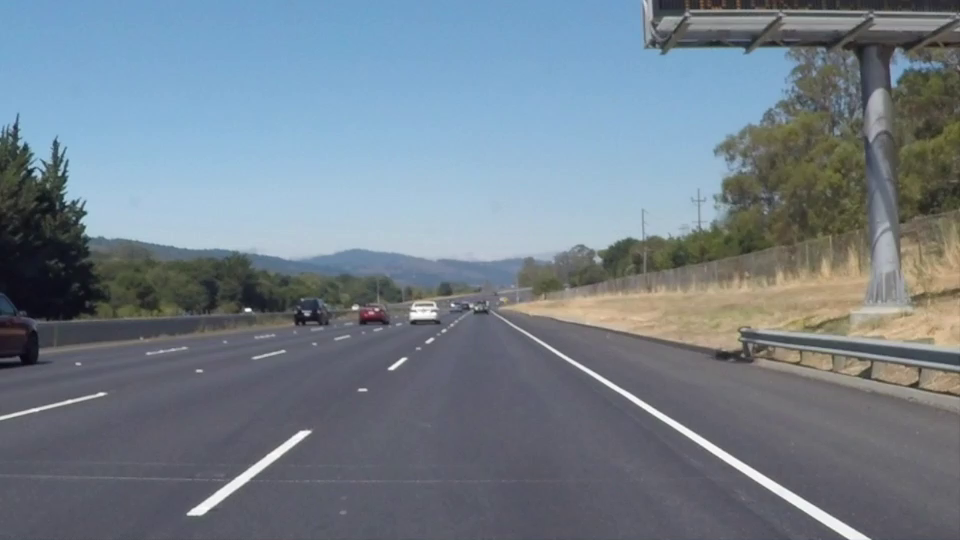
#> input picture frame 0 of data/solidWhiteRight.mp4, 960 x 540 px
$ python main.py   (older library calls are emulated)
#> lines starting #> are read from the running program, lines starting #| are printed output that depends on the picture
#%% Import packages
import numpy as np
import matplotlib.pyplot as plt
import cv2
import os
from sklearn.linear_model import LinearRegression

import argparse
import config

#%% Arg
parser = argparse.ArgumentParser()
parser.add_argument('-V','--video',
                   default='solidWhiteRight',
                   help='input video file name')

args = parser.parse_args()

#%% Load video
# data path
P = './data'
V = args.video + '.mp4'
# save path
sP = './output'
sV = 'Lane_' + V
# capture video and calculate its fps
vc = cv2.VideoCapture(os.path.join(P, V))
fps = vc.get(cv2.CAP_PROP_FPS)
frame_count = int(vc.get(cv2.CAP_PROP_FRAME_COUNT))
video = []

#%% Parameters
rho = config.rho
theta = config.theta
threshold = config.threshold
min_line_len = config.min_line_len
max_line_gap = config.max_line_gap

if args.video == 'solidWhiteRight':
    vertices = config.WR_vertices
elif args.video == 'challenge':
    vertices = config.CH_vertices
elif args.video == 'solidYellowLeft':
    vertices = config.YL_vertices
elif args.video == 'tw_NH1':
    vertices = config.N1_vertices
else:
    print('Wrong file name')
    exit()

#%% Functions
def draw_lines(img, lines, color=[255, 0, 0], thickness=10):
    for line in lines:
        for x1,y1,x2,y2 in line:
            cv2.line(img, (x1, y1), (x2, y2), color, thickness)

def lr_lines(x, y):
    Lx, Ly, Rx, Ry = [], [], [], []
    Llimt, Rlimt = vertices[1, 0], vertices[2, 0]

    for xi, yi in zip(x[:,0], y[:,0]):
        if xi < ((Llimt + Rlimt)//2):
            Lx.append(xi)
            Ly.append(yi)
        else:
            Rx.append(xi)
            Ry.append(yi)
    return np.array(Lx), np.array(Ly), np.array(Rx), np.array(Ry)


def linear_reg(x, y, res, Llimt, Rlimt):
    model = LinearRegression(fit_intercept=True)
    model.fit(x[:, np.newaxis], y[:, np.newaxis])
    xfit = np.linspace(Llimt, Rlimt, res)[:, np.newaxis]
    yfit = model.predict(xfit)
    return xfit, yfit

def _line(lines, vertices, lines_new, res=2500):
    x1 = lines[:, :, 0]
    y1 = lines[:, :, 1]
    x2 = lines[:, :, 2]
    y2 = lines[:, :, 3]
    lines_out = np.zeros((res*2, 1, 4))
    Lx1, Ly1, Rx1, Ry1 = lr_lines(x1, y1)
    Lx2, Ly2, Rx2, Ry2 = lr_lines(x2, y2)
    # find the minimum number in lane line pixels
    min_Lpt = np.min([Lx1.size, Ly1.size, Lx2.size, Ly2.size])
    min_Rpt = np.min([Rx1.size, Ry1.size, Rx2.size, Ry2.size])
    # if its amount was equal to zero, uses fitting lines of previous frame
    if min_Lpt==0 or min_Rpt==0:
        lines_out = lines_new

    elif args.video == 'challenge':
        if min_Lpt<150 or min_Rpt<40:
            lines_out = lines_new
    else:
        Lfitx1, Lfity1 = linear_reg(Lx1, Ly1, res, vertices[0, 0], vertices[1, 0])
        Lfitx2, Lfity2 = linear_reg(Lx2, Ly2, res, vertices[0, 0], vertices[1, 0])
        Rfitx1, Rfity1 = linear_reg(Rx1, Ry1, res, vertices[3, 0], vertices[2, 0])
        Rfitx2, Rfity2 = linear_reg(Rx2, Ry2, res, vertices[3, 0], vertices[2, 0])

        nx1 = np.concatenate((Lfitx1, Rfitx1))
        nx2 = np.concatenate((Lfitx2, Rfitx2))
        ny1 = np.concatenate((Lfity1, Rfity1))
        ny2 = np.concatenate((Lfity2, Rfity2))

        nx = ((nx1 + nx2)/2).astype(int)
        ny = ((ny1 + ny2)/2).astype(int)

        lines_out = np.concatenate((nx, ny, nx, ny), axis=1)[:, np.newaxis, :]

    return lines_out

#%% Video process
lines_new = 0
for idx in range(frame_count):
    vc.set(1, idx)
    ret, frame = vc.read()
    if frame is not None:
        print('=====Frame >> ' + str(idx) + '/' + str(frame_count) + '=====', "\r" , end=' ')
        # print('=====Frame >> ' + str(idx) + '/' + str(frame_count) + '=====')
        img = frame

#%% Edge
        # transform into gray scale img
        gray_img =cv2.cvtColor(img, cv2.COLOR_BGR2GRAY)
        # sobel filter
        sobelx = cv2.Sobel(gray_img, cv2.CV_64F, 1, 0)
        abs_sobelx = np.absolute(sobelx)
        scaled_sobel = np.uint8(255*abs_sobelx/np.max(abs_sobelx))

        if args.video == 'solidWhiteRight':
            sx_binary = np.zeros_like(scaled_sobel)
            sx_binary[(scaled_sobel >= 25) & (scaled_sobel <= 255)] = 1
            white_binary = np.zeros_like(gray_img)
            white_binary[(gray_img > 180) & (gray_img <= 255)] = 1
            binary_warped = cv2.bitwise_or(sx_binary, white_binary)

        elif args.video == 'solidYellowLeft':
            sx_binary = np.zeros_like(scaled_sobel)
            sx_binary[(scaled_sobel >= 15) & (scaled_sobel <= 255)] = 1
            white_binary = np.zeros_like(gray_img)
            white_binary[(gray_img > 200) & (gray_img <= 255)] = 1
            binary_warped = cv2.bitwise_or(sx_binary, white_binary)

        elif args.video == 'challenge':
            sx_binary = np.zeros_like(scaled_sobel)
            sx_binary[(scaled_sobel >= 15) & (scaled_sobel <= 255)] = 1
            white_binary = np.zeros_like(gray_img)
            white_binary[(gray_img > 180) & (gray_img <= 255)] = 1
            binary_warped = cv2.bitwise_or(sx_binary, white_binary)

        elif args.video == 'tw_NH1':
            sx_binary = np.zeros_like(scaled_sobel)
            sx_binary[(scaled_sobel >= 25) & (scaled_sobel <= 255)] = 1
            white_binary = np.zeros_like(gray_img)
            white_binary[(gray_img > 180) & (gray_img <= 255)] = 1
            binary_warped = cv2.bitwise_or(sx_binary, white_binary)

        else:
            # set binary threshold of sobel
            sx_binary = np.zeros_like(scaled_sobel)
            sx_binary[(scaled_sobel >= 25) & (scaled_sobel <= 255)] = 1
            # set binary threshold of gray scale img
            white_binary = np.zeros_like(gray_img)
            white_binary[(gray_img > 150) & (gray_img <= 255)] = 1
            # combine them with 'OR'
            binary_warped = cv2.bitwise_or(sx_binary, white_binary)

#%% Mask
        # initailize mask
        mask = np.zeros_like(binary_warped)
        if len(binary_warped.shape) > 2:
            channel_count = binary_warped.shape[2]
            ignore_mask_color = (255,) * channel_count
        else:
            ignore_mask_color = 255
        # fill mask region
        cv2.fillPoly(mask, [vertices], ignore_mask_color)
        masked_image = cv2.bitwise_and(binary_warped, mask)

#%% Line
        # use Hough transform to find the lane lines
        lines = cv2.HoughLinesP(masked_image, rho, theta, threshold, np.array([]),
                minLineLength=min_line_len, maxLineGap=max_line_gap)
        line_img = np.zeros((masked_image.shape[0], masked_image.shape[1], 3), dtype=np.uint8)
        # divide the left part or right part of lane line,
        # then use linear regression to find their fitting lines
        lines_new = _line(lines, vertices, lines_new)
        # draw the fiiting lines
        draw_lines(line_img, lines_new)


#%% Output
        line_img = line_img[:,:,[2,1,0]]
        # map overlay
        result = cv2.addWeighted(img, 1, line_img, 1, 0)
        height, width, layers = result.shape
        # set the size of output video
        size = (width, height)
        video.append(result)

#%% Save video
vc.release()
out = cv2.VideoWriter(os.path.join(sP, sV), cv2.VideoWriter_fourcc(*'DIVX'), fps, size)
for i in range(len(video)):
    out.write(video[i])
out.release()


$ run again, starting later in the video
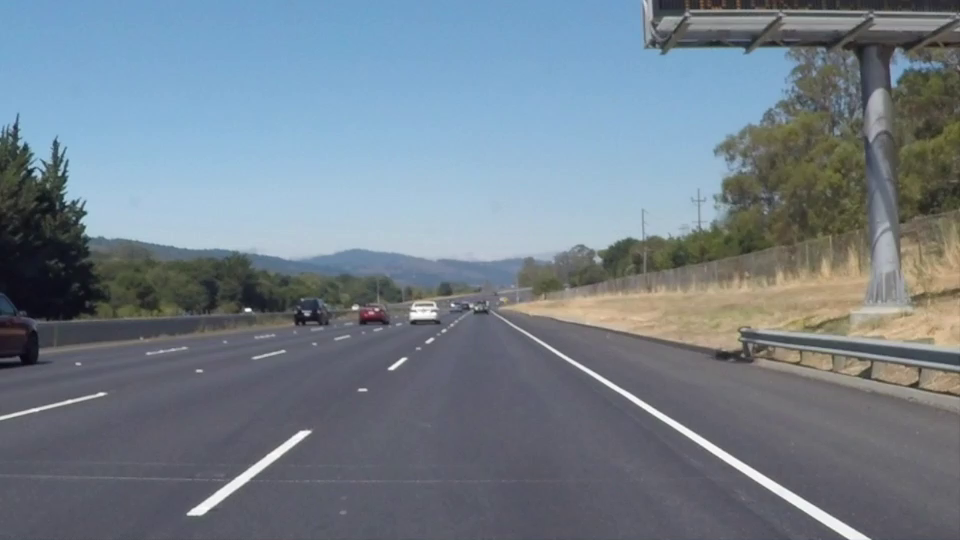
#> input picture frame 0 of data/solidWhiteRight.mp4, 960 x 540 px

$ run again, starting later in the video
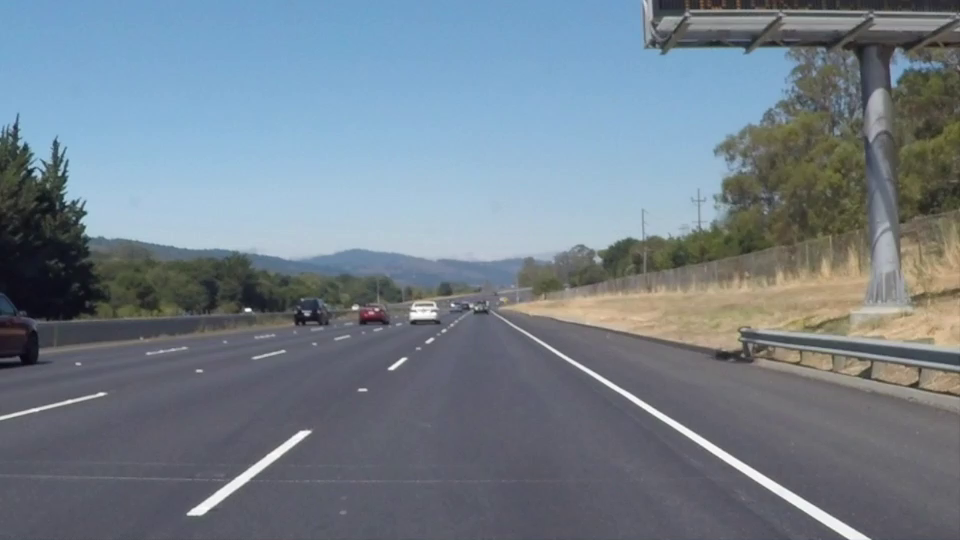
#> input picture frame 0 of data/solidWhiteRight.mp4, 960 x 540 px
